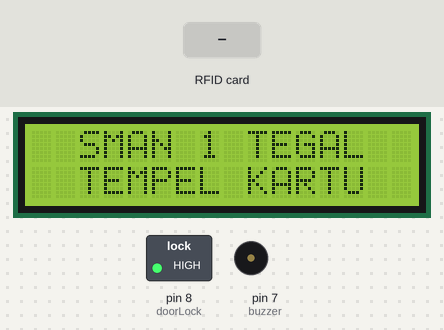
A sketch run on a simulated Arduino Uno, built with avr-gcc and run on an emulated ATmega328P. Shown: 16×2 character LCD, switched loads named in the sketch (green lamp = pin HIGH), buzzer (waves = sounding). The inputs (shaded band) are chosen by the test bench. Pins used as bus, display or sensor lines are not drawn; what the sketch prints to the serial monitor is not drawn.

Above: at 3.3 s.
3.4 s: RFID card 5E 7A 19 C4 held to the reader
At 3.55 s:
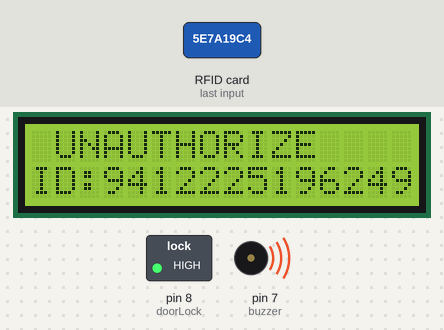
At 4.4 s:
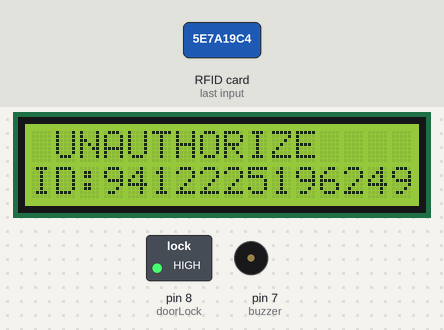
Timing chart, 0 to 6.4 s (numbered marks = the images above; inputs shaded):
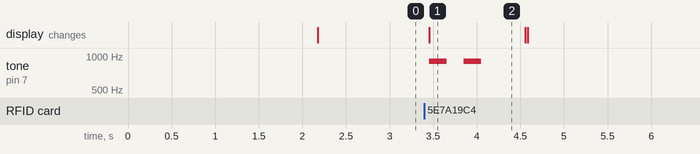

The sketch:

NFCDoorLock_1.0.ino
```cpp
#include <RFID.h>
#include <Wire.h>  // Conection Library
#include <LiquidCrystal_I2C.h>  // i2C LCD Library
LiquidCrystal_I2C lcd(0x3F, 16, 2);
/*
PINOUT
* MOSI: Pin 11
* MISO: Pin 12
* SCK : Pin 13
* SS/SDA: Pin 10
* RST: Pin 9
* RQ: Tidak digunakan
*/
#include <SPI.h>

#define SS_PIN 10
#define RST_PIN 9

RFID rfid(SS_PIN,RST_PIN);

const int buzzer = 7;   //Passive buzzer ke Pin D7 dan GND
const int doorLock = 8; //Driver Selenoid Door Lock/Relay input ke pin D8
int serNum[5];          //Variable buffer Scan Card

int cards[][5] = {      //ID Kartu yang diperbolehkan masuk
  {240,49,119,24,174
}

};

bool access = false;

int alarm = 0;
uint8_t alarmStat = 0;
uint8_t maxError = 5;

void setup(){
    Serial.begin(9600);
    lcd.begin();
    SPI.begin();
    rfid.init();

    pinMode(doorLock, OUTPUT);
    digitalWrite(doorLock, HIGH);


  lcd.setCursor (0,0);
  lcd.print(F("  NFC DOORLOCK"));
  lcd.setCursor (0,1);
  lcd.print(F("  SMAN 1 TEGAL"));
  delay (2000);
  lcd.clear();
  noTone (buzzer);
}

void loop(){
  if (alarm >= maxError){
    alarmStat = 1;    }

  if (alarmStat == 0){ //belum di tempel kartu
  lcd.setCursor (0,0);
  lcd.print(F("  SMAN 1 TEGAL "));
  lcd.setCursor (0,1);
  lcd.print(F("  TEMPEL KARTU "));

    if(rfid.isCard()){ //kartu ditempel

        if(rfid.readCardSerial()){ //baca serial & print
            Serial.print(rfid.serNum[0]);  //blok 0
            Serial.print(" ");
            Serial.print(rfid.serNum[1]);  //block 1
            Serial.print(" ");
            Serial.print(rfid.serNum[2]);  //block 2
            Serial.print(" ");
            Serial.print(rfid.serNum[3]);  //block 3
            Serial.print(" ");
            Serial.print(rfid.serNum[4]);  //block 4
            Serial.println("");

            for(int x = 0; x < sizeof(cards); x++){ //loop read serial
              for(int i = 0; i < sizeof(rfid.serNum); i++ ){ //loop compare serial
                  if(rfid.serNum[i] != cards[x][i]) {
                      access = false;
                      break;
                  } else {
                      access = true;
                  }
              }
              if(access) break;
            }
        }

       if(access){
          Serial.println("buka");
          lcd.setCursor (0,0);
          lcd.print(F(" Silahkan Masuk "));
          lcd.setCursor (0,1);
          lcd.print("ID:");
          lcd.print(rfid.serNum[0]); lcd.print(rfid.serNum[1]);
          lcd.print(rfid.serNum[2]); lcd.print(rfid.serNum[3]);
          lcd.print(rfid.serNum[4]);
           digitalWrite(doorLock, LOW);
           tone (buzzer,900);
           delay(100);
           tone (buzzer,1200);
           delay(100);
           tone (buzzer,1800);
           delay(200);
           noTone(buzzer);
           delay(600);
           lcd.setCursor (0,0);
           lcd.print(F(" Silahkan Masuk "));
           lcd.setCursor (0,1);
           lcd.print(F("AutoLock after "));
           for(int i=5; i>0; i--){
            lcd.setCursor (15,1); lcd.print(i);
            delay (1000);
           }
           digitalWrite(doorLock, HIGH);
           lcd.clear();
      } else {
           alarm = alarm+1;
           Serial.println("tutup");
           lcd.setCursor (0,0);
           lcd.print(F(" UNAUTHORIZE  "));
           lcd.setCursor (0,1);
           lcd.print("ID:");
           lcd.print(rfid.serNum[0]); lcd.print(rfid.serNum[1]);
           lcd.print(rfid.serNum[2]); lcd.print(rfid.serNum[3]);
           lcd.print(rfid.serNum[4]);
           tone (buzzer,900);
           delay(200);
           noTone(buzzer);
           delay(200);
           tone (buzzer,900);
           delay(200);
           noTone (buzzer);
           delay(500);
           lcd.clear();
       }
    }
    rfid.halt();
}
else {
  lcd.setCursor (0,0);
  lcd.print(F("....TERKUNCI.... "));
  lcd.setCursor (0,1);
  lcd.print(F(" TUNGGU!!! "));
for(int i=60; i>0; i--){
tone (buzzer,1800);
lcd.setCursor (13,1); lcd.print(i);
lcd.print(F("  "));delay (1000);}
noTone (buzzer);
alarmStat = 0;
alarm = 0;
  }
}
```

Measured:
- after the input at 3.4 s, tone on pin 7 (buzzer): alternates 900 Hz for 0.20 s and silent for 0.20 s, 4 changes in all, then stays silent, starting after 0.05 s; the display: changes after 0.05 s (image 1)
- what the display in image 1 shows lasts 1.1 s, from 3.5 s to 4.6 s
